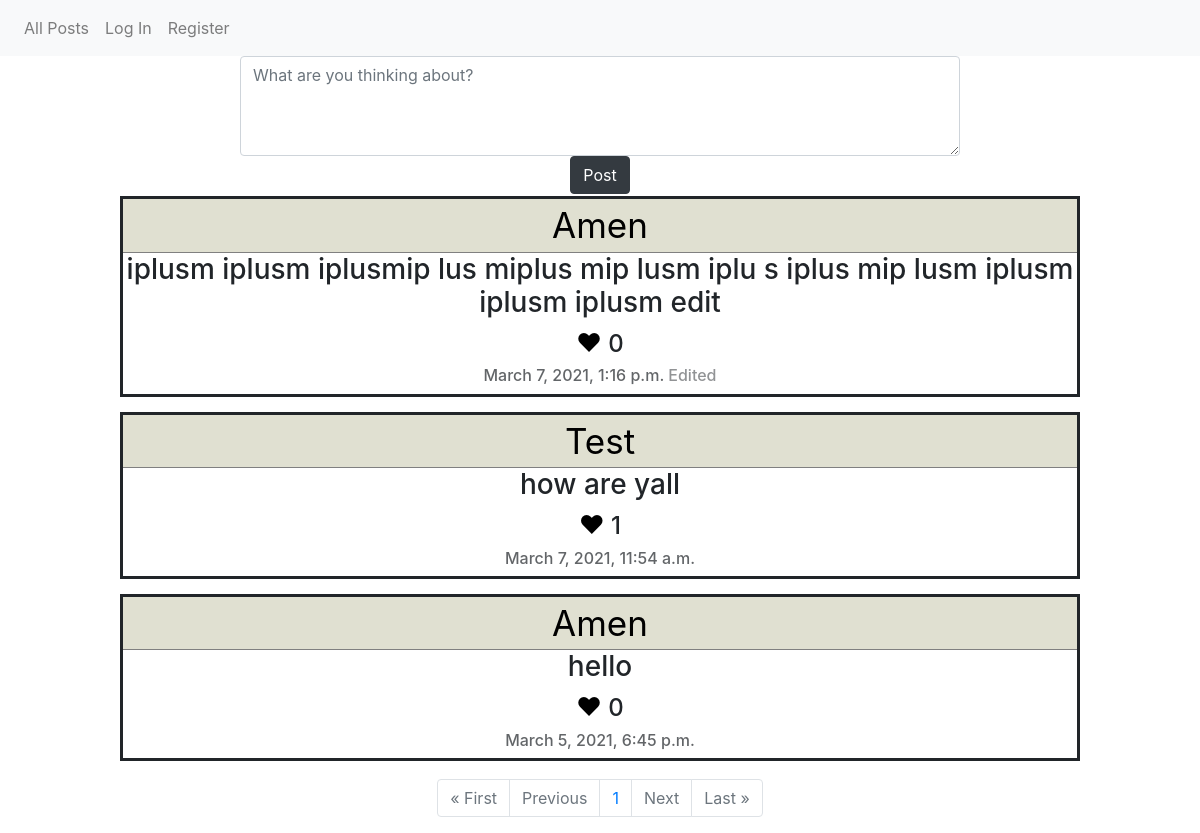
The page / on the database its author committed.
### network/models.py (models this page shows)
class post(models.Model):
    user = models.ForeignKey('User', on_delete=models.CASCADE, related_name='maker')
    text = models.CharField(max_length=255)
    date = models.DateTimeField(auto_now_add=True)
    likes = models.ManyToManyField('User', blank=True)
    edited = models.BooleanField(default=False)

class User(AbstractUser):
    pass

### network/views.py (the view)
# urls.py: path("", views.index, name="index"),
def index(request):
    posts = post.objects.all().order_by('id').reverse()
    paginator = Paginator(posts, 10)
    page_number = request.GET.get('page')
    page_obj = paginator.get_page(page_number)
    context = {
        'posts': posts,
        'write': write,
        'page_obj':page_obj
    }
    return render(request, "network/index.html", context)

### network/templates/network/index.html (shortened to what this page needs)
{% extends "network/layout.html" %}
{% load static %}
{% block body %}
    <form  method="post" action="{% url 'addpost' %}">
      {{write}}
      <div class="button-div">
        <input type="submit" class="btn btn-dark" id="submit" value="Post">
      </div>
    </form>
    {% for post in posts %}
      <div class="post">
        <div class="post-head">
          <a href="/profile/{{post.user}}" >{{post.user}}</a>
        </div>
        <h3>{{post.text}}</h3>
        {% if request.user in post.likes.all %}
           <h4 ><span style="color:red; font-size:25px" class="like" data-id="{{post.id}}" id="{{post.id}}" data-total="{{post.likes.all.count}}"  data-value="Unlike">&hearts;</span>
                <span id="liked{{post.id}}">{{post.likes.all.count}}</span></h4>
           <h6>{{post.date}}{% if post.edited == True %} <span style="opacity:0.7;">Edited</span>{% endif %}</h6>
           {% if request.user == post.user %}
             <div class="post-footer">
               <div><a href="/edit/{{post.id}}">Edit</a></div>
               <div><a href="/delete/{{post.id}}">Delete</a></div>
             </div>
           {% endif %}
           {% else %}
              <h4 ><span style="color:black; font-size:25px" class="like" data-id="{{post.id}}" id="{{post.id}}" data-total="{{post.likes.all.count}}"  data-value="Like" >&hearts;</span>
                  <span id="liked{{post.id}}">{{post.likes.all.count}}</span></h4>
              <h6>{{post.date}}{% if post.edited == True %} <span style="opacity:0.7;">Edited</span>{% endif %}</h6>
        {% endif %}
      </div>
    {% endfor %}
    <div class="container">
           <ul class="pagination justify-content-center">
               {% if page_obj.has_previous %}
                   <li class="page-item"><a href="?page=1" class="page-link">&laquo; First</a></li>
                   <li class="page-item"><a href="?page={{ page_obj.previous_page_number }}" class="page-link">Previous</a></li>
               {% else %}
               <li class="page-item disabled"><a class="page-link">&laquo; First</a></li>
               <li class="page-item disabled"><a class="page-link">Previous</a></li>
               {% endif %}
               {% if page_obj.number %}
               <li class="page-item"><a class="page-link" href="?page={{page_obj.number}}">{{ page_obj.number }}</a></li>
               {% else %}
               <li class="page-item"><a class="page-link">0</a></li>
               {% endif %}
               {% if page_obj.has_next %}
               <li class="page-item"><a href="?page={{ page_obj.next_page_number }}" class="page-link">Next</a></li>
               <li class="page-item"><a href="?page={{ page_obj.paginator.num_pages }}" class="page-link">Last &raquo;</a></li>
               {% else %}
               <li class="page-item disabled"><a class="page-link">Next</a></li>
               <li class="page-item disabled"><a class="page-link">Last &raquo;</a></li>
               {% endif %}
           </ul>
       </div>
{% endblock %}

### network/static/network/styles.css (style rules this page uses)
.post { display: flex; flex-direction: column; width: 80%; justify-content: space-between; border-style: solid; border-width: 3px; text-align: center; margin: -3px auto 18px auto; }
.post h6 { opacity: 0.7; }
.post-head { border-bottom: solid; border-width: 1px; border-color: gray; background: #e0e0d1; }
.post-head a { text-decoration: none; font-size: 35px; color: black; }
#add-text { margin: auto; width: 60%; height: 100px; }
.button-div { text-align: center; margin-bottom: 5px; }
.like { cursor: pointer; }

### rows shown on the page
post: user "Amen", text "iplusm iplusm iplusmip lus miplus mip lusm iplu s iplus mip lusm iplusm iplusm iplusm edit", likes.all.count "0", date "March 7, 2021, 1:16 p.m.", edited "Edited"
post: user "Test", text "how are yall", likes.all.count "1", date "March 7, 2021, 11:54 a.m."
post: user "Amen", text "hello", likes.all.count "0", date "March 5, 2021, 6:45 p.m."

### other values the page prints
{{ page_obj.number }} "1"
